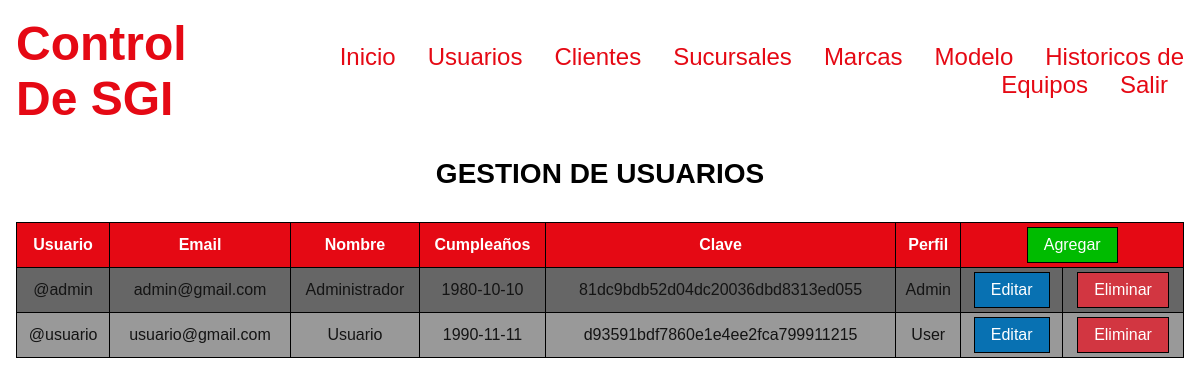
Screenshot of /usuarios (signed in) with the database file from the repository.
### tables this page shows
CREATE TABLE t_Usuarios
(
  usuario VARCHAR(15) PRIMARY KEY,
  email VARCHAR(80) UNIQUE NOT NULL,  
  nombre  VARCHAR(100) NOT NULL,
  cumpleanos DATE NOT NULL,
  clave CHAR(32) NOT NULL,  
  perfil ENUM ('Admin','User') NOT NULL
);

### Controllers/ViewController.php (called while the page is built, shortened)
<?php
	class ViewController
	{
		private static $view_path= './Views/';
		public function load_view($view)
		{
			require_once(self::$view_path.'header.php');
			require_once(self::$view_path.$view.'.php');
			require_once(self::$view_path.'footer.php');
		}
	}
?>

### index.php (called while the page is built, shortened)
<?php
	require_once('./Controllers/Autoload.php');
	$route= (isset($_GET['r']))?$_GET['r']:'home';
	$scs = new Router($route);
?>

### Controllers/Autoload.php (called while the page is built, shortened)
<?php
class AutoLoad
{
	public function __construct()
	{
		spl_autoload_register(function($class_name)
		{
			$models_path = './Models/'.$class_name.'.php';
			$controllers_path = './Controllers/'.$class_name.'.php';
		});
	}
}
?>

### Controllers/UsuariosController.php (called while the page is built, shortened)
<?php
	class UsuariosController
	{
		private $modelo;
		public function __construct()
		{
			$this->modelo = new UsersModel();
		}
		public function get($id_usuario='')
		{
			return $this->modelo->get($id_usuario);
		}
	}
?>

### Models/Model.php (called while the page is built, shortened)
<?php
abstract class Model
{
	private static $db_charset = 'utf-8';
	private $conn;
	protected  $query;
	protected $rows = array();
	private function db_open()
	{
		$this->conn = new mysqli('localhost','root','pcnay2003','ordenservicios');
		$this->conn->set_charset(self::$db_charset);
	}
	protected function get_query()
	{
		$result = $this->conn->query($this->query);
		while ( $this->rows[] = $result->fetch_assoc() );
		return array_pop($this->rows);
	}
}
?>

### Models/UsersModel.php (called while the page is built, shortened)
<?php
	class UsersModel extends Model
	{
		public function get($user='')
		{
			$this->query = ($user != '')
			?"SELECT * FROM t_Usuarios WHERE usuario = '$user'"
			:"SELECT * FROM t_Usuarios";
			$this->get_query();
			$datos = array();
			foreach ($this->rows as $Campo => $Valor)
			{
				array_push($datos,$Valor);
			}
			return $datos;
		}
	}
?>

### Views/usuarios.php (the view)
<?php
  print('<h2 class="p1">GESTION DE USUARIOS</h2>');
  $usuarios_controller = new UsuariosController();
  $usuarios = $usuarios_controller->get();
  if (empty($usuarios))
  {
    print ('
      <div class= "container">
        <p class="item error ">NO EXISTEN USUARIOS</p>
      </div>
      ');
  }
  else
  {
    $template_usuarios = '
      <div class="item">
        <table>
          <tr>
            <th>Usuario</th>
            <th>Email</th>
            <th>Nombre</th>
            <th>Cumpleaños</th>
            <th>Clave</th>
            <th>Perfil</th>
            <th colspan="2">
              <form method="POST">
                <input type="hidden" name="r" value="usuarios-add">
                <input class="button add" type = "submit" value="Agregar">
              </form>
            </th>
          </tr>
          ';
    for ($n=0;$n<count($usuarios);$n++)
    {
      $template_usuarios .='
         <tr>
          <td>'.$usuarios[$n]['usuario'].'</td>
          <td>'.$usuarios[$n]['email' ].'</td>
          <td>'.$usuarios[$n]['nombre' ].'</td>
          <td>'.$usuarios[$n]['cumpleanos' ].'</td>
          <td>'.$usuarios[$n]['clave' ].'</td>
          <td>'.$usuarios[$n]['perfil' ].'</td>
          <td>
            <form method="POST">
              <input type="hidden" name="r" value="usuarios-edit">
              <input type="hidden" name="usuario" value="'.$usuarios[$n]['usuario'].'">
              <input class="button edit" type = "submit" value="Editar">
            </form>
          </td>
          <td>
            <form method="POST">
              <input type="hidden" name="r" value="usuarios-delete">
              <input type="hidden" name="usuario" value="'.$usuarios[$n]['usuario'].' ">
              <input class="button delete" type = "submit" value="Eliminar">
            </form>
          </td>
         </tr>
      ';
    }
    $template_usuarios .='
        </table>
      </div>
    ';
    print($template_usuarios);
  }
?>

### Controllers/Router.php (shortened to what this page needs)
<?php
	class Router
	{
		public function __construct($route)
		{
			if($_SESSION['ok'])
			{
				$this->route = (isset($_GET['r']))?$_GET['r']:'home';
				$controller = new ViewController();
				switch ($this->route)
				{
					case 'usuarios':
						if (!isset($_POST['r']))
							$controller->load_view('usuarios');
					break;
				}
			}
		}
	}
?>

### Views/header.php
<?php
	print ('
		<!DOCTYPE html>
		<html lang="es">
			<head>
				<meta name= "viewport" content="width=device-width, initial-scale=1">
				<meta charset = "UTF-8">
				<title>Control De SGI</title>
				<meta name="description" content="Bienvenidos a Control SGI">
				<link rel="shortcut icon" type="image/png" href="./Public/img/logo.png">
				<link rel="stylesheet" href="./Public/css/estilos.css">
				<link rel="stylesheet" href="./Public/css/responsimple.min.css">
			</head>
			<body>
				<header class="container center header" >
					<div class="item i-b v-middle ph12 lg2 lg-left">
						<h1 class="logo">Control De SGI</h1>
					</div>
	');
	if($_SESSION['ok'])
	{
		print ('
					<nav class="item i-b v-middle ph12 lg10 menu lg-right ">
						<ul class ="container">
							<li class="nobullet item inline"><a href="./">Inicio</a></li>
							<li class="nobullet item inline"><a href="usuarios">Usuarios</a></li>
							<li class="nobullet item inline"><a href="clientes">Clientes</a></li>
							<li class="nobullet item inline"><a href="sucursales">Sucursales</a></li>
							<li class="nobullet item inline"><a href="marcas">Marcas</a></li>
							<li class="nobullet item inline"><a href="modelo">Modelo</a></li>
							<li class="nobullet item inline"><a href="historicos">Historicos de Equipos</a></li>
							<li class="nobullet item inline"><a href="salir">Salir</a></li>
						</ul>
					</nav>
		');
	}
	print ('
				</header>
				<main class="container center main">
				');
	?>

### Views/footer.php
<?php
	print('
	</main>
		<script src="./Public/js/js.js"></script>
	</body>
</html>');
?>

### Public/css/estilos.css (style rules this page uses)
html { background-color:#141414; color:#FFF; }
.logo { font-size:3rem; color:#E50914; }
input, textarea, select { color:#141414; }
table { width:100%; color:#141414; }
table td, table th { padding:.25rem; }
table tr:first-child { background-color:#E50914; color:#FFF; }
table tr:nth-child(even) { background-color:#666; }
table tr:nth-child(odd):not(:first-child) { background-color:#999; }
.menu a { font-size:1.5rem; text-decoration:none; color:#E50914; }
.button { padding:.5rem 1rem; background-color:#E50914; color:#FFF; cursor:pointer; }
.add { background-color:#0B0; }
.edit { background-color:#0871B2; }
.delete { background-color:#D23641; }

### rows the page displays
t_usuarios: usuario "@admin", email "admin@gmail.com", nombre "Administrador", cumpleanos "1980-10-10", clave "81dc9bdb52d04dc20036dbd8313ed055", perfil "Admin"
t_usuarios: usuario "@usuario", email "usuario@gmail.com", nombre "Usuario", cumpleanos "1990-11-11", clave "d93591bdf7860e1e4ee2fca799911215", perfil "User"
